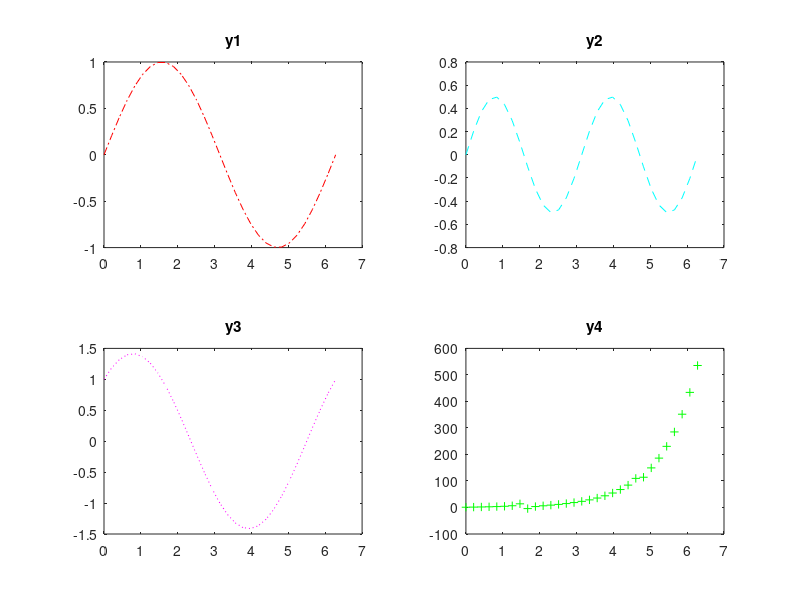

Recreate this plot in MATLAB.
x=0:pi/15:2*pi;
y1=sin(x);
subplot(2,2,1);
plot(x,y1,'-.r');
title('y1');

y2=cos(x).*sin(x);
subplot(2,2,2);
plot(x,y2,'--c');
title('y2');

y3=cos(x)+sin(x);
subplot(2,2,3);
plot(x,y3,':m');
title('y3');

y4=tan(x)+exp(x);
subplot(2,2,4);
plot(x,y4,'+g');
title('y4');